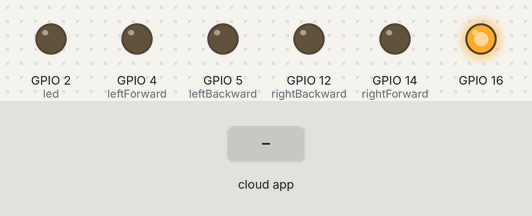
The sketch below on a simulated ESP8266 (NodeMCU). On the bench: output pins drawn as LEDs (lit = HIGH). The inputs (shaded band) are chosen by the test bench. WiFi joins after 1.5 s; servers stay silent unless stated; no MQTT or app messages arrive unless stated; what the sketch prints to the serial monitor is not drawn.

Above: at 2.7 s.
2.8 s: the phone or cloud app sets onof to OFF
At 4.0 s:
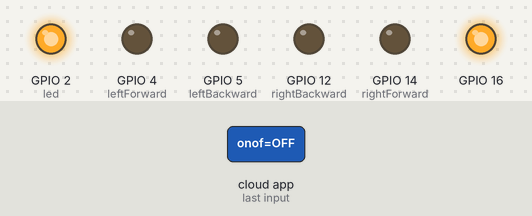
4.3 s: the phone or cloud app sets onof to ON
At 5.5 s:
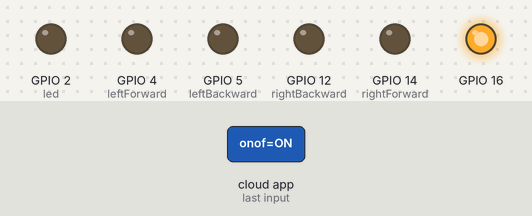
5.8 s: the phone or cloud app sets onof to BLINK
At 11.2 s:
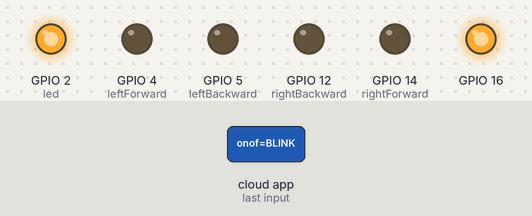
Timing chart, 0 to 12.8 s (numbered marks = the images above; inputs shaded):
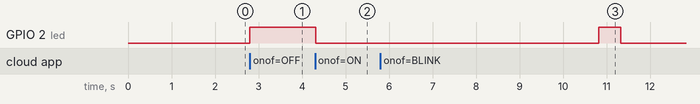

The sketch:

AdaFruitCarAutomation.ino
```cpp
#include <ESP8266WiFi.h>
#include "Adafruit_MQTT.h"
#include "Adafruit_MQTT_Client.h"

#define WIFI_SSID "#insert_wifi_ssid_here"
#define WIFI_PASS "#insert_wifi_pass_here"

#define MQTT_SERV "io.adafruit.com"
#define MQTT_PORT 1883
#define MQTT_NAME "#insert_name_here"
#define MQTT_PASS "#insert_pass_here"

const int leftForward = 4;
const int leftBackward = 5;
const int rightForward = 14;
const int rightBackward = 12;

int led = LED_BUILTIN;

WiFiClient client;
Adafruit_MQTT_Client mqtt(&client, MQTT_SERV, MQTT_PORT, MQTT_NAME, MQTT_PASS);

Adafruit_MQTT_Subscribe onoff = Adafruit_MQTT_Subscribe(&mqtt, MQTT_NAME "/f/onof");
Adafruit_MQTT_Publish LightsStatus = Adafruit_MQTT_Publish(&mqtt, MQTT_NAME "/f/status");


void setup()
{
  Serial.begin(115200);
  pinMode(LED_BUILTIN, OUTPUT);


  //Connect to WiFi
  Serial.print("\n\nConnecting Wifi>");
  WiFi.begin(WIFI_SSID, WIFI_PASS);
  digitalWrite(LED_BUILTIN, LOW);

  while (WiFi.status() != WL_CONNECTED)
  {
    Serial.print(">");
    delay(50);
  }

  Serial.println("OK!");

  //Subscribe to the onoff topic
  mqtt.subscribe(&onoff);

  pinMode(led, OUTPUT);
  digitalWrite(LED_BUILTIN, HIGH);
  digitalWrite(led, LOW);
  pinMode(leftForward , OUTPUT);
  pinMode(16,OUTPUT);
  pinMode(leftBackward , OUTPUT);
  pinMode(rightForward , OUTPUT);
  pinMode(rightBackward , OUTPUT);
  digitalWrite(16,HIGH);

}

void loop()
{
  //Connect/Reconnect to MQTT
  MQTT_connect();

  //Read from our subscription queue until we run out, or
  //wait up to 5 seconds for subscription to update
  Adafruit_MQTT_Subscribe * subscription;
  while ((subscription = mqtt.readSubscription(5000)))
  {
    //If we're in here, a subscription updated...
    if (subscription == &onoff)
    {
      //Print the new value to the serial monitor
      Serial.print("onoff: ");
      Serial.println((char*) onoff.lastread);

      //If the new value is  "ON", turn the light on.
      //Otherwise, turn it off.
      if (!strcmp((char*) onoff.lastread, "OFF"))
      {
        //active low logic
        digitalWrite(led, HIGH);
        LightsStatus.publish("ON");
      }
      else if (!strcmp((char*) onoff.lastread, "ON"))
      {
        digitalWrite(led, LOW);
        LightsStatus.publish("OFF");

      }
       else if (!strcmp((char*) onoff.lastread, "BLINK"))
      {
        while((subscription != mqtt.readSubscription(5000)))     {
        digitalWrite(led, HIGH);
        delay(500);
        digitalWrite(led, LOW);
         delay(500);
        LightsStatus.publish("BLINK");
      }
      }
     else if (!strcmp((char*) onoff.lastread, "FORWARD")){
              while((subscription != mqtt.readSubscription(5000)))     {

      digitalWrite(leftForward , LOW);
      digitalWrite(leftBackward , HIGH);
      digitalWrite(rightForward , LOW);
      digitalWrite(rightBackward , HIGH);
              LightsStatus.publish("FORWARD");

     }
     }
         else if (!strcmp((char*) onoff.lastread, "BACKWARD")){
                  while((subscription != mqtt.readSubscription(5000)))     {

      digitalWrite(leftForward , HIGH);
      digitalWrite(leftBackward , LOW);
      digitalWrite(rightForward , HIGH);
      digitalWrite(rightBackward , LOW);
              LightsStatus.publish("BACKWARD");
                  }

     }
        else if (!strcmp((char*) onoff.lastread, "RIGHT")){
                  while((subscription != mqtt.readSubscription(5000)))     {


      digitalWrite(leftForward , LOW);
      digitalWrite(leftBackward , LOW);
      digitalWrite(rightForward , HIGH);
      digitalWrite(rightBackward , LOW);
              LightsStatus.publish("RIGHT");
        }

     }
        else if (!strcmp((char*) onoff.lastread, "LEFT")){
                  while((subscription != mqtt.readSubscription(5000)))     {

      digitalWrite(leftForward , HIGH);
      digitalWrite(leftBackward , LOW);
      digitalWrite(rightForward , LOW);
      digitalWrite(rightBackward , LOW);
              LightsStatus.publish("LEFT");
                  }
     }
      }
      else
      {
        LightsStatus.publish("ERROR");
      }

  }
  //  if (!mqtt.ping())
  //  {
  //    mqtt.disconnect();
  //  }
}


void MQTT_connect()
{

  //  // Stop if already connected
  if (mqtt.connected() && mqtt.ping())
  {
    //    mqtt.disconnect();
    return;
  }

  int8_t ret;

  mqtt.disconnect();

  Serial.print("Connecting to MQTT... ");
  uint8_t retries = 3;
  while ((ret = mqtt.connect()) != 0) // connect will return 0 for connected
  {
    Serial.println(mqtt.connectErrorString(ret));
    Serial.println("Retrying MQTT connection in 5 seconds...");
    mqtt.disconnect();
    delay(5000);  // wait 5 seconds
    retries--;
    if (retries == 0)
    {
      ESP.reset();
    }
  }
  Serial.println("MQTT Connected!");
}
```

Measured:
- after the input at 2.8 s, GPIO 2 (led): LOW → HIGH at once
- after the input at 4.3 s, GPIO 2 (led): HIGH → LOW at once
- after the input at 5.8 s, GPIO 2 (led): LOW → HIGH after 5.0 s, → LOW 0.50 s later
